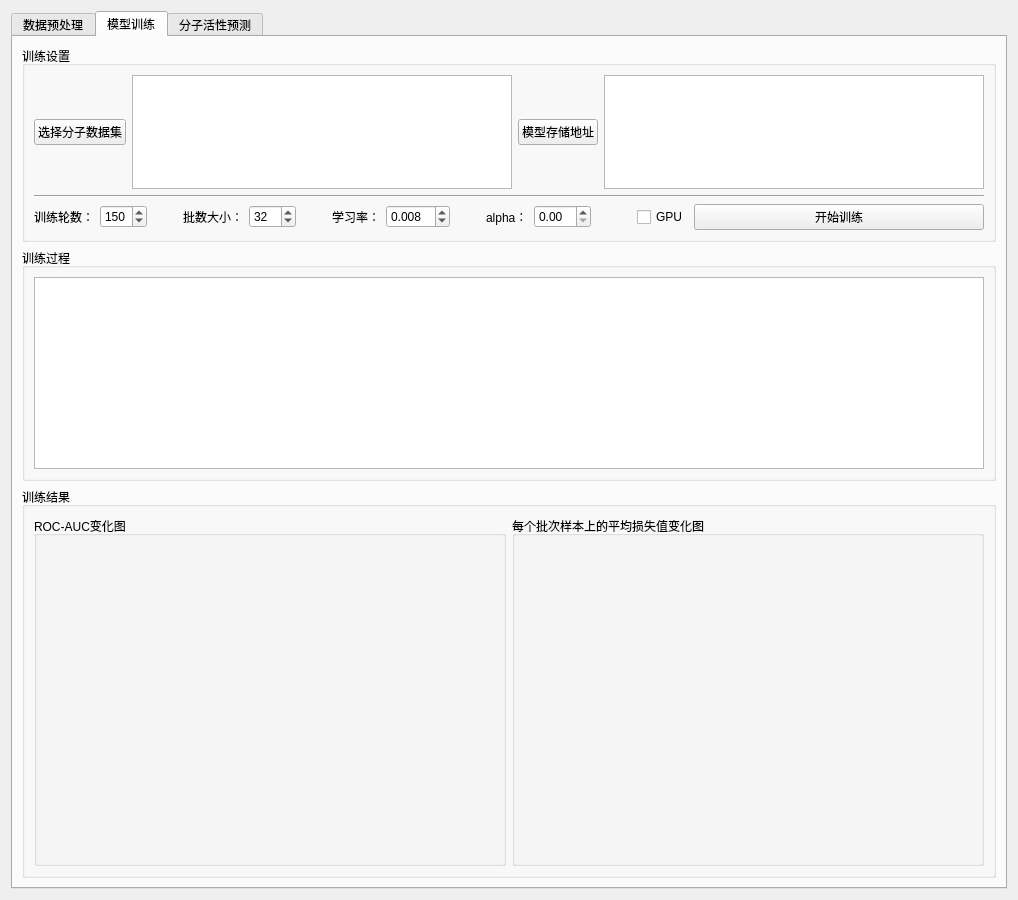
<?xml version="1.0" encoding="UTF-8"?>
<ui version="4.0">
 <class>Form</class>
 <widget class="QWidget" name="Form">
  <property name="geometry">
   <rect>
    <x>0</x>
    <y>0</y>
    <width>1018</width>
    <height>900</height>
   </rect>
  </property>
  <property name="windowTitle">
   <string notr="true">基于多模态信息融合的药物分子活性预测系统v1.0</string>
  </property>
  <layout class="QVBoxLayout" name="verticalLayout">
   <item>
    <widget class="QTabWidget" name="tabWidget">
     <property name="maximumSize">
      <size>
       <width>1222</width>
       <height>16777215</height>
      </size>
     </property>
     <property name="currentIndex">
      <number>1</number>
     </property>
     <widget class="QWidget" name="tab">
      <attribute name="title">
       <string>数据预处理</string>
      </attribute>
      <layout class="QVBoxLayout" name="verticalLayout_3" stretch="1,1">
       <item>
        <layout class="QHBoxLayout" name="horizontalLayout_3" stretch="2,1">
         <property name="spacing">
          <number>0</number>
         </property>
         <property name="sizeConstraint">
          <enum>QLayout::SetNoConstraint</enum>
         </property>
         <item>
          <widget class="QGroupBox" name="groupBox">
           <property name="maximumSize">
            <size>
             <width>16777215</width>
             <height>16777215</height>
            </size>
           </property>
           <property name="title">
            <string>预处理选项</string>
           </property>
           <layout class="QVBoxLayout" name="verticalLayout_2" stretch="1,1,1,1,2,1">
            <property name="leftMargin">
             <number>9</number>
            </property>
            <item>
             <widget class="QLabel" name="label">
              <property name="text">
               <string>选择分子信息文件（支持csv与xlsx两种扩展名）</string>
              </property>
             </widget>
            </item>
            <item>
             <widget class="QSplitter" name="splitter_2">
              <property name="orientation">
               <enum>Qt::Horizontal</enum>
              </property>
              <widget class="QPushButton" name="selectFileBtn">
               <property name="text">
                <string>选择文件</string>
               </property>
              </widget>
              <widget class="QTextBrowser" name="textBrowser_selectFile">
               <property name="maximumSize">
                <size>
                 <width>16777215</width>
                 <height>16777215</height>
                </size>
               </property>
              </widget>
             </widget>
            </item>
            <item>
             <widget class="QLabel" name="label_2">
              <property name="text">
               <string>选择预处理完毕时新文件的存储路径</string>
              </property>
             </widget>
            </item>
            <item>
             <widget class="QSplitter" name="splitter_3">
              <property name="orientation">
               <enum>Qt::Horizontal</enum>
              </property>
              <widget class="QPushButton" name="savePathBtn">
               <property name="text">
                <string>选择存储路径</string>
               </property>
              </widget>
              <widget class="QTextBrowser" name="textBrowser_savepath">
               <property name="maximumSize">
                <size>
                 <width>16777215</width>
                 <height>16777215</height>
                </size>
               </property>
              </widget>
             </widget>
            </item>
            <item>
             <layout class="QHBoxLayout" name="horizontalLayout">
              <item>
               <widget class="QLabel" name="label_3">
                <property name="text">
                 <string>选择IC50阈值：小于</string>
                </property>
               </widget>
              </item>
              <item>
               <widget class="QLineEdit" name="ic50_min"/>
              </item>
              <item>
               <widget class="QLabel" name="label_8">
                <property name="text">
                 <string>μMol为活性，大于</string>
                </property>
               </widget>
              </item>
              <item>
               <widget class="QLineEdit" name="ic50_max"/>
              </item>
              <item>
               <widget class="QLabel" name="label_13">
                <property name="text">
                 <string>μMol为非活性</string>
                </property>
               </widget>
              </item>
             </layout>
            </item>
            <item>
             <widget class="QPushButton" name="begin_process_btn">
              <property name="text">
               <string>开始处理</string>
              </property>
             </widget>
            </item>
           </layout>
          </widget>
         </item>
         <item>
          <widget class="QGroupBox" name="groupBox_3">
           <property name="maximumSize">
            <size>
             <width>16777215</width>
             <height>16777215</height>
            </size>
           </property>
           <property name="title">
            <string>预处理过程</string>
           </property>
           <layout class="QHBoxLayout" name="horizontalLayout_2">
            <item>
             <widget class="QTextBrowser" name="processing_text">
              <property name="enabled">
               <bool>true</bool>
              </property>
              <property name="sizePolicy">
               <sizepolicy hsizetype="Expanding" vsizetype="Expanding">
                <horstretch>1</horstretch>
                <verstretch>0</verstretch>
               </sizepolicy>
              </property>
              <property name="minimumSize">
               <size>
                <width>0</width>
                <height>0</height>
               </size>
              </property>
              <property name="maximumSize">
               <size>
                <width>16777215</width>
                <height>16777215</height>
               </size>
              </property>
             </widget>
            </item>
           </layout>
          </widget>
         </item>
        </layout>
       </item>
       <item>
        <widget class="QGroupBox" name="groupBox_2">
         <property name="sizePolicy">
          <sizepolicy hsizetype="Preferred" vsizetype="Preferred">
           <horstretch>0</horstretch>
           <verstretch>0</verstretch>
          </sizepolicy>
         </property>
         <property name="maximumSize">
          <size>
           <width>16777215</width>
           <height>16777215</height>
          </size>
         </property>
         <property name="title">
          <string>预处理结果</string>
         </property>
         <layout class="QHBoxLayout" name="horizontalLayout_4" stretch="1,1">
          <item>
           <widget class="QTextBrowser" name="textBrowser_processResult">
            <property name="maximumSize">
             <size>
              <width>16777215</width>
              <height>16777215</height>
             </size>
            </property>
           </widget>
          </item>
          <item>
           <layout class="QVBoxLayout" name="verticalLayout_4">
            <item>
             <widget class="QGroupBox" name="bar_graph_box">
              <property name="title">
               <string>柱形图</string>
              </property>
             </widget>
            </item>
           </layout>
          </item>
         </layout>
        </widget>
       </item>
      </layout>
     </widget>
     <widget class="QWidget" name="tab_2">
      <attribute name="title">
       <string>模型训练</string>
      </attribute>
      <layout class="QVBoxLayout" name="verticalLayout_13" stretch="2,0,4">
       <item>
        <widget class="QGroupBox" name="groupBox_13">
         <property name="title">
          <string>训练设置</string>
         </property>
         <layout class="QVBoxLayout" name="verticalLayout_14">
          <item>
           <layout class="QHBoxLayout" name="horizontalLayout_5">
            <item>
             <widget class="QPushButton" name="compounds_files_btn">
              <property name="text">
               <string>选择分子数据集</string>
              </property>
             </widget>
            </item>
            <item>
             <widget class="QTextBrowser" name="textBrowser_compounds_file"/>
            </item>
            <item>
             <widget class="QPushButton" name="save_model_path_btn">
              <property name="text">
               <string>模型存储地址</string>
              </property>
             </widget>
            </item>
            <item>
             <widget class="QTextBrowser" name="model_path"/>
            </item>
           </layout>
          </item>
          <item>
           <widget class="Line" name="line">
            <property name="orientation">
             <enum>Qt::Horizontal</enum>
            </property>
           </widget>
          </item>
          <item>
           <layout class="QHBoxLayout" name="horizontalLayout_18" stretch="0,1,0,0,1,0,0,0,0,0,0,0,0,10">
            <item>
             <widget class="QLabel" name="label_10">
              <property name="text">
               <string>训练轮数：</string>
              </property>
             </widget>
            </item>
            <item>
             <widget class="QSpinBox" name="spinBox">
              <property name="maximum">
               <number>300</number>
              </property>
              <property name="value">
               <number>150</number>
              </property>
             </widget>
            </item>
            <item>
             <spacer name="horizontalSpacer_3">
              <property name="orientation">
               <enum>Qt::Horizontal</enum>
              </property>
              <property name="sizeType">
               <enum>QSizePolicy::Minimum</enum>
              </property>
              <property name="sizeHint" stdset="0">
               <size>
                <width>30</width>
                <height>20</height>
               </size>
              </property>
             </spacer>
            </item>
            <item>
             <widget class="QLabel" name="label_11">
              <property name="text">
               <string>批数大小：</string>
              </property>
             </widget>
            </item>
            <item>
             <widget class="QSpinBox" name="spinBox_2">
              <property name="maximum">
               <number>128</number>
              </property>
              <property name="value">
               <number>32</number>
              </property>
             </widget>
            </item>
            <item>
             <spacer name="horizontalSpacer_2">
              <property name="orientation">
               <enum>Qt::Horizontal</enum>
              </property>
              <property name="sizeHint" stdset="0">
               <size>
                <width>30</width>
                <height>20</height>
               </size>
              </property>
             </spacer>
            </item>
            <item>
             <widget class="QLabel" name="label_16">
              <property name="text">
               <string>学习率：</string>
              </property>
             </widget>
            </item>
            <item>
             <widget class="QDoubleSpinBox" name="doubleSpinBox">
              <property name="decimals">
               <number>3</number>
              </property>
              <property name="singleStep">
               <double>0.010000000000000</double>
              </property>
              <property name="value">
               <double>0.008000000000000</double>
              </property>
             </widget>
            </item>
            <item>
             <spacer name="horizontalSpacer">
              <property name="orientation">
               <enum>Qt::Horizontal</enum>
              </property>
              <property name="sizeHint" stdset="0">
               <size>
                <width>30</width>
                <height>20</height>
               </size>
              </property>
             </spacer>
            </item>
            <item>
             <widget class="QLabel" name="label_4">
              <property name="text">
               <string>alpha：</string>
              </property>
             </widget>
            </item>
            <item>
             <widget class="QDoubleSpinBox" name="doubleSpinBox_alpha"/>
            </item>
            <item>
             <spacer name="horizontalSpacer_4">
              <property name="orientation">
               <enum>Qt::Horizontal</enum>
              </property>
              <property name="sizeHint" stdset="0">
               <size>
                <width>40</width>
                <height>20</height>
               </size>
              </property>
             </spacer>
            </item>
            <item>
             <widget class="QCheckBox" name="checkBox">
              <property name="text">
               <string>GPU</string>
              </property>
             </widget>
            </item>
            <item>
             <widget class="QPushButton" name="train_begin_btn">
              <property name="text">
               <string>开始训练</string>
              </property>
             </widget>
            </item>
           </layout>
          </item>
         </layout>
        </widget>
       </item>
       <item>
        <widget class="QGroupBox" name="groupBox_14">
         <property name="title">
          <string>训练过程</string>
         </property>
         <layout class="QVBoxLayout" name="verticalLayout_15">
          <item>
           <widget class="QTextBrowser" name="textBrowser_train_process"/>
          </item>
         </layout>
        </widget>
       </item>
       <item>
        <widget class="QGroupBox" name="groupBox_15">
         <property name="title">
          <string>训练结果</string>
         </property>
         <layout class="QHBoxLayout" name="horizontalLayout_13">
          <item>
           <widget class="QGroupBox" name="groupBox_16">
            <property name="title">
             <string>ROC-AUC变化图</string>
            </property>
            <layout class="QVBoxLayout" name="verticalLayout_6">
             <item>
              <widget class="QLabel" name="label_auc">
               <property name="text">
                <string/>
               </property>
              </widget>
             </item>
            </layout>
           </widget>
          </item>
          <item>
           <widget class="QGroupBox" name="groupBox_17">
            <property name="title">
             <string>每个批次样本上的平均损失值变化图</string>
            </property>
            <layout class="QVBoxLayout" name="verticalLayout_7">
             <item>
              <widget class="QLabel" name="label_loss">
               <property name="text">
                <string/>
               </property>
              </widget>
             </item>
            </layout>
           </widget>
          </item>
         </layout>
        </widget>
       </item>
      </layout>
     </widget>
     <widget class="QWidget" name="tab_3">
      <attribute name="title">
       <string>分子活性预测</string>
      </attribute>
      <layout class="QVBoxLayout" name="verticalLayout_5" stretch="1,1,0,0">
       <item>
        <widget class="QGroupBox" name="groupBox_4">
         <property name="title">
          <string>已训练的模型路径</string>
         </property>
         <layout class="QVBoxLayout" name="verticalLayout_12">
          <item>
           <widget class="QLabel" name="label_7">
            <property name="text">
             <string>选择一个已训练的模型（仅支持以pth后缀存储的模型）</string>
            </property>
           </widget>
          </item>
          <item>
           <widget class="QSplitter" name="splitter_6">
            <property name="orientation">
             <enum>Qt::Horizontal</enum>
            </property>
            <widget class="QPushButton" name="choose_model_btn">
             <property name="text">
              <string>选择模型</string>
             </property>
            </widget>
            <widget class="QTextBrowser" name="choose_model_brower">
             <property name="maximumSize">
              <size>
               <width>16777215</width>
               <height>16777215</height>
              </size>
             </property>
            </widget>
           </widget>
          </item>
         </layout>
        </widget>
       </item>
       <item>
        <widget class="QGroupBox" name="groupBox_5">
         <property name="title">
          <string>=======================================单个分子活性预测：请输入需预测分子的SMILES式=====================================</string>
         </property>
         <layout class="QVBoxLayout" name="verticalLayout_10">
          <item>
           <widget class="QPlainTextEdit" name="smiles_text"/>
          </item>
          <item>
           <widget class="QPushButton" name="predictButton">
            <property name="text">
             <string>预测</string>
            </property>
           </widget>
          </item>
         </layout>
        </widget>
       </item>
       <item>
        <widget class="QGroupBox" name="groupBox_6">
         <property name="title">
          <string>预测的过程与结果</string>
         </property>
         <layout class="QVBoxLayout" name="verticalLayout_11">
          <item>
           <widget class="QTextBrowser" name="textBrowser_predict_result"/>
          </item>
         </layout>
        </widget>
       </item>
       <item>
        <widget class="QGroupBox" name="groupBox_7">
         <property name="title">
          <string>===========================================药物分子批量预测：请选择分子文件=============================================</string>
         </property>
         <layout class="QVBoxLayout" name="verticalLayout_8">
          <item>
           <widget class="QGroupBox" name="groupBox_8">
            <property name="title">
             <string/>
            </property>
            <layout class="QHBoxLayout" name="horizontalLayout_11">
             <item>
              <widget class="QPushButton" name="select_infer_file_btn">
               <property name="text">
                <string>选择预测文件</string>
               </property>
              </widget>
             </item>
             <item>
              <widget class="QTextBrowser" name="textBrowser_infer_file"/>
             </item>
             <item>
              <widget class="QPushButton" name="save_infer_btn">
               <property name="text">
                <string>预测结果存储路径</string>
               </property>
              </widget>
             </item>
             <item>
              <widget class="QTextBrowser" name="textBrowser_save_infer"/>
             </item>
            </layout>
           </widget>
          </item>
          <item>
           <widget class="QPushButton" name="batch_predict_btn">
            <property name="text">
             <string>批量预测</string>
            </property>
           </widget>
          </item>
          <item>
           <widget class="QTextBrowser" name="textBrowser_infer_info"/>
          </item>
         </layout>
        </widget>
       </item>
      </layout>
     </widget>
    </widget>
   </item>
  </layout>
 </widget>
 <resources/>
 <connections/>
</ui>
